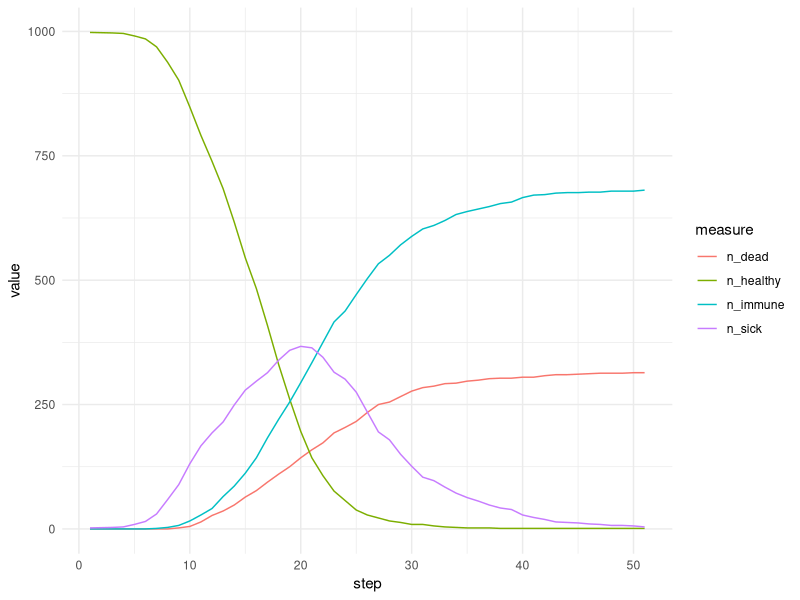

Write R code to recreate this figure.
## ---- chunk 1
library(R6)

Agent <- R6Class("Agent",
  public = list(
    state = character(),
    initialize = function(state = "healthy") {
      self$state <- state
    },
    update_state = function(sick_prob, recovery_prob, death_prob) {
      # If agent is healthy it can either stay healthy or get infected
      if (self$state == "healthy") {
        new_state <- sample(x = c("healthy", "sick"), 
                       size = 1, 
                       prob = c(1-sick_prob, sick_prob))
      # A sick agent can continue being sick, recover and become immune or die
      } else if (self$state == "sick") { 
        new_state <- sample(x = c("sick", "immune", "dead"), 
                       size = 1, 
                       prob = c((1-(recovery_prob + death_prob)), recovery_prob, death_prob))
      
      } else {
        new_state <- self$state # Immune and dead states do not change
      }
      self$state <- new_state  # Update state
    }
  )
)
## ---- chunk 2
World <- R6Class("World",
  public = list(
    size = NULL,
    world = NULL,
    
    initialize = function(size) {
      self$size <- size
      self$world <- matrix(vector("list", size * size), nrow = size, ncol = size)
      for (i in 1:size) {
        for (j in 1:size) {
          self$world[[i, j]] <- list()
        }
      }
    },
    
    add_agent = function(row, col, agent) {
      self$world[[row, col]] <- c(self$world[[row, col]], list(agent))
    },
    
    move_agents = function() {
      new_world <- matrix(vector("list", self$size * self$size), nrow = self$size, ncol = self$size)
      for (i in 1:self$size) {
        for (j in 1:self$size) {
          agents <- self$world[[i, j]]
          for (agent in agents) {
            if (agent$state != "dead") { # dead do not move
              move <- rnorm(2, mean = 0, sd = 1) # some arbitrary motility
              new_row <- min(max(1, round(i + move[1])), self$size)
              new_col <- min(max(1, round(j + move[2])), self$size)
              new_world[[new_row, new_col]] <- c(new_world[[new_row, new_col]], list(agent))
            } else {
              new_world[[i, j]] <- c(new_world[[i, j]], list(agent))
            }
          }
        }
      }
      self$world <- new_world
    },
    
    update_states = function(beta, recovery_prob, death_prob) {
      # Iterate over all grid cells in the world and 
      # determine infection probability based on
      # the number of already sick individuals in that grid cell.
      for (i in 1:self$size) {
        for (j in 1:self$size) {
          agents <- self$world[[i, j]]
          num_sick <- sum(vapply(agents, function(agent) agent$state == "sick", logical(1)))
          # Now, probability of becoming sick is naively proportional 
          # to the percentage of already sick individuals in the cell
          # where beta is the transmission probability
          sick_prob <- 1 - ((1 - beta) ^ num_sick)
          for (agent in agents) {
            agent$update_state(sick_prob, recovery_prob, death_prob)
          }
        }
      }
    },
    
    get_counts = function() {
      counts <- data.frame(
        row = integer(),
        col = integer(),
        healthy = integer(),
        immune = integer(),
        sick = integer(),
        dead = integer()
      )
      for (i in 1:self$size) {
        for (j in 1:self$size) {
          agents <- self$world[[i, j]]
          counts <- rbind(counts, data.frame(
            row = i,
            col = j,
            healthy = sum(vapply(agents, function(agent) agent$state == "healthy", logical(1))),
            immune = sum(vapply(agents, function(agent) agent$state == "immune", logical(1))),
            sick = sum(vapply(agents, function(agent) agent$state == "sick", logical(1))),
            dead = sum(vapply(agents, function(agent) agent$state == "dead", logical(1)))
          ))
        }
      }
      return(counts)
    }
  )
)
## ---- chunk 3
visualize_simulation <- function(results) {
  p <- ggplot(results, aes(x = col, y = row)) +
    geom_tile(aes(fill = sick)) +
    scale_fill_gradient(low = "white", high = "red") +
    theme_minimal() +
    labs(title = "Disease Spread Simulation", x = "X", y = "Y", fill = "Sick Individuals") +
    transition_states(step, transition_length = 2, state_length = 1) +
    ease_aes('linear') +
    ggtitle('Disease Spread Simulation - Generation {closest_state}') +
    theme(plot.title = element_text(size = 16, face = "bold", hjust = 0.5))
  
  animate(p, nframes = length(unique(results$step)), fps = 2, renderer = gifski_renderer())
}
## ---- chunk 4
library(ggplot2)
library(gganimate)
library(progress)

run_simulation <- function(size, num_steps, initial_healthy, initial_immune, initial_sick, beta, recovery_prob, death_prob) {
  stopifnot(recovery_prob + death_prob <= 1) # some simplistic input validation
  pb <- progress_bar$new(total = num_steps + 1)
  
  world <- World$new(size)
  
  # Initialize agents
  if (initial_healthy > 0) {
    for (i in 1:initial_healthy) {
      row <- sample(1:size, 1)
      col <- sample(1:size, 1)
      world$add_agent(row, col, Agent$new())
    }
  }
  
  # Introduce immune and sick agents
  if (initial_immune > 0) {
    for (i in 1:initial_immune) {
      row <- sample(1:size, 1)
      col <- sample(1:size, 1)
      world$add_agent(row, col, Agent$new(state = "immune"))
    }
  }
  
  if (initial_sick > 0) {
    for (i in 1:initial_sick) {
      row <- sample(1:size, 1)
      col <- sample(1:size, 1)
      world$add_agent(row, col, Agent$new(state = "sick"))
    }
  }
  
  results <- list()
  
  # Save the initial state of the world
  counts <- world$get_counts()
  counts$step <- 1
  results[[1]] <- counts
  
  
  # Simulate one generation
  for (step in 2:num_steps + 1) {
    world$update_states(beta, recovery_prob, death_prob)
    world$move_agents()
    counts <- world$get_counts()
    counts$step <- step
    results[[step]] <- counts
    pb$tick()
  }
  
  results <- do.call(rbind, results)
  
  return(results)
}
## ---- chunk 5
library(tidyverse)

# Parameters
size <- 20                    # World size
num_steps <- 50               # Number of generations
initial_healthy <- 998
initial_immune <- 0
initial_sick <- 2
beta <- 0.5                  # Transmission probability
recovery_prob <- 0.1
death_prob <- 0.05

# Run the simulation
results <- run_simulation(size, num_steps, initial_healthy, initial_immune, initial_sick, beta, recovery_prob, death_prob)

results |> group_by(step) |> 
  summarise(n_sick = sum(sick), n_healthy = sum(healthy), n_immune = sum(immune), n_dead = sum(dead)) |> 
  pivot_longer(starts_with("n_"), names_to = 'measure') |> 
  ggplot(aes(x = step, y = value, col=measure)) + geom_line() + theme_minimal()
